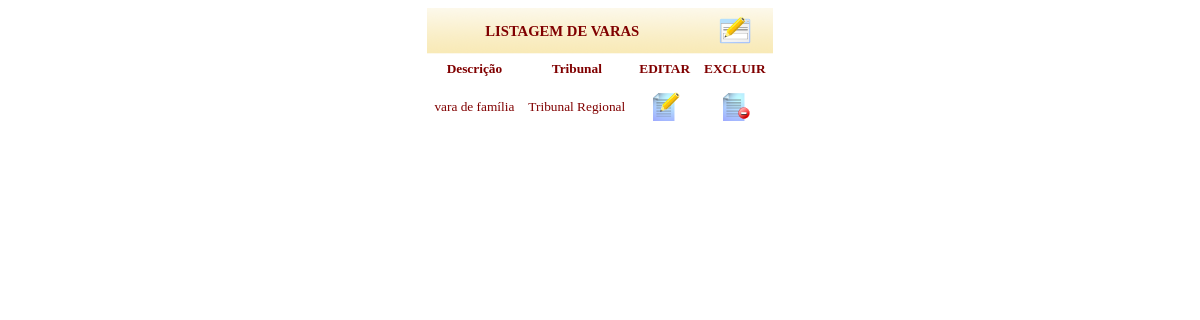
The page /view/consultarVara.php?pag=processo (signed in) on the database as committed earlier.
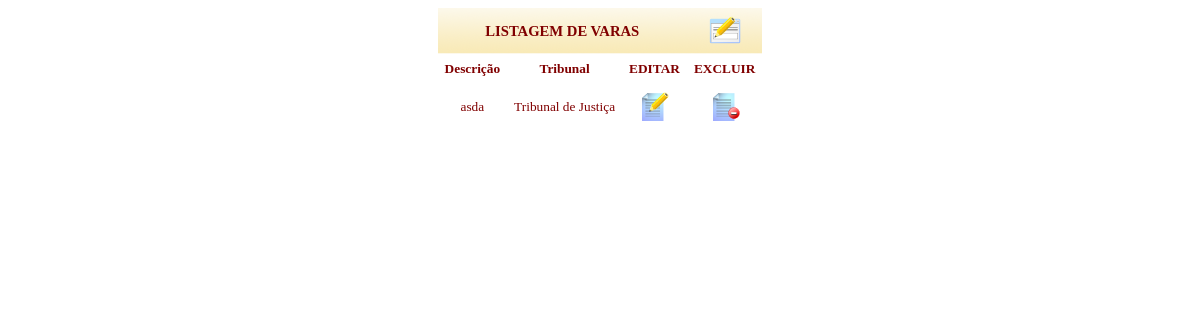
The same page on the database as committed later.
### tables this page shows
CREATE TABLE IF NOT EXISTS `vara` (
`idVara` int(11) NOT NULL,
  `descricao` varchar(30) NOT NULL,
  `idTribunal` int(11) NOT NULL,
  `status` int(11) NOT NULL DEFAULT '1'
);

CREATE TABLE IF NOT EXISTS `tribunal` (
`idTribunal` int(11) NOT NULL,
  `descricao` varchar(30) NOT NULL,
  `status` int(11) NOT NULL DEFAULT '1'
);

### model/varaDAO.php (the view, shortened to what this page needs)
<?php
class VaraDAO extends Banco {
	public function consultar() {
			$consulta = "SELECT v.*, t.descricao as tribunal
			                FROM ".TBL_VARAS." v
			                JOIN ".TBL_TRIBUNAIS." t ON t.idtribunal = v.idtribunal
			                where v.status=1";
			$resultado = mysql_query($consulta);
				while ($linha=mysql_fetch_array($resultado)) {
                    echo "<tr class='texto' align='center' id=" . $linha['idVara'] . ">
						<td>" . $linha['descricao'] . "</td>
						<td>" . $linha['tribunal'] . "</td>
						<td><a id='altera' href='../control/controleVara.php?idvara=" . $linha['idVara'] . "&opcao=lista'><img src='../public/img/file_edit.png' border='no'></a></td>
						<td><a href=javascript:excluir(" . $linha['idVara'] . ")><img src='../public/img/file_remove.png' border='no'></a></td>
						</tr>";
                }
			return $resultado;
	}
}

Rows that differ between the two databases and show on the page:
removed vara: descricao "vara de família", idTribunal.descricao "Tribunal Regional"
added vara: descricao "asda", idTribunal.descricao "Tribunal de Justiça"
